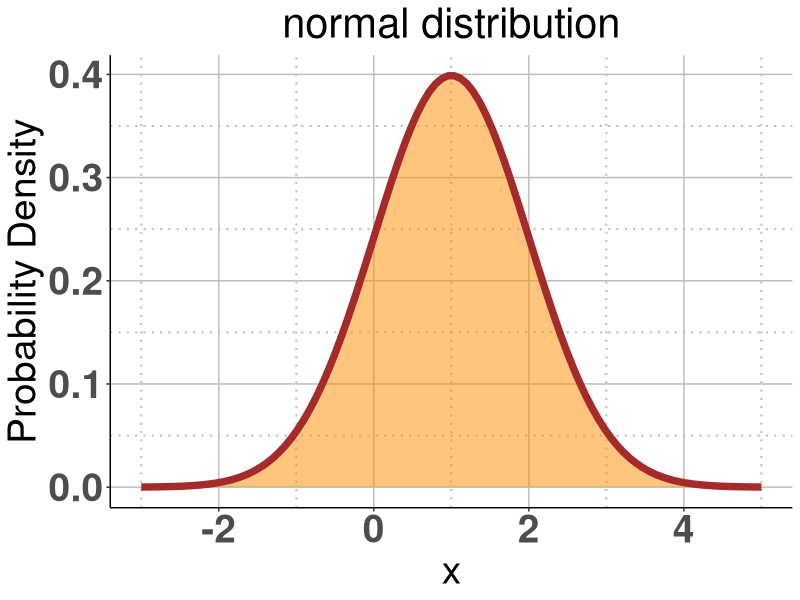
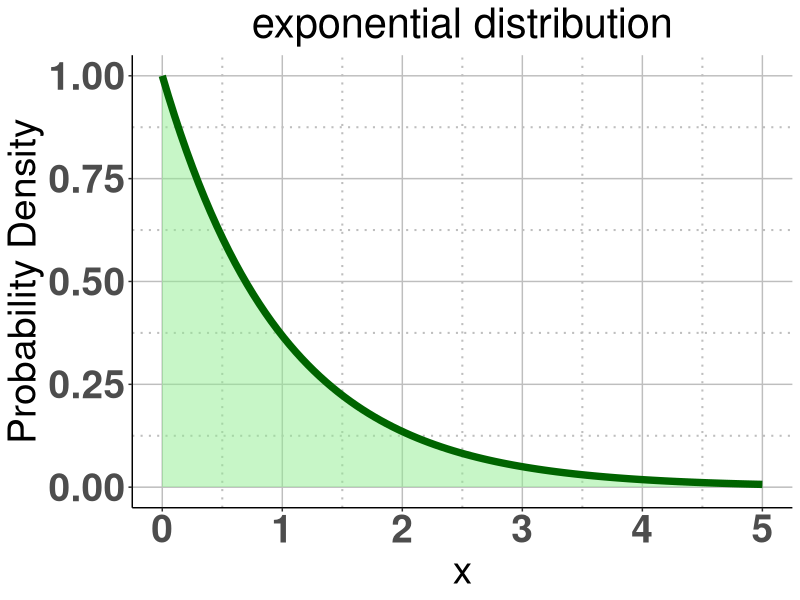
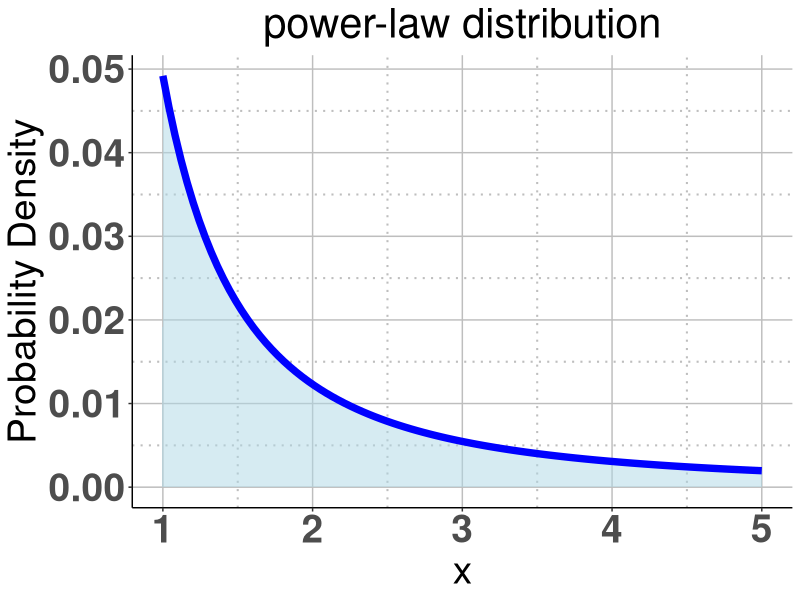

Source code (R) for these figures, in order:
#Code to create plots of 3 distributions [Figure 2a]
#Written by Utsav Biswas. Final edit in May 2025.

###############################################################################
#Normal Distribution [Figure 2a.1]
library(ggplot2)
#Defining the mean and standard deviation
mean_value <- 1
sd_value <- 1
x <- seq(-3, 5, length.out = 100)
y <- dnorm(x, mean = mean_value, sd = sd_value)
data <- data.frame(x = x, y = y)
#Plotting the normal distribution using ggplot2
ggplot(data, aes(x = x, y = y)) +
  geom_area(fill = "darkorange", alpha = 0.5) +  
  geom_line(color = "brown", size = 2.5) +   
  labs(title = "normal distribution",
       x = "x",
       y = "Probability Density") +
  theme_classic() +  
  theme(
    plot.title = element_text(hjust = 0.5, size = 30),  
    axis.text = element_text(face = "bold", size = 28),  
    axis.title = element_text(size = 28),  
    panel.grid.major = element_line(size = 0.5, linetype = 'solid', colour = "grey"),  
    panel.grid.minor = element_line(size = 0.7, linetype = 'dotted', colour = "grey")  
  ) +
  xlim(-3, 5)  

###############################################################################
#Exponential Distribution [Figure 2a.2]
#Defining the rate parameter for the exponential distribution
lambda <- 1  # When lambda = 1, mean = 1/lambda = 1, sd = 1/lambda = 1
x <- seq(0, 5, length.out = 100)
y <- dexp(x, rate = lambda)
data <- data.frame(x = x, y = y)
#Plotting the exponential distribution using ggplot2
ggplot(data, aes(x = x, y = y)) +
  geom_area(fill = "lightgreen", alpha = 0.5) +  
  geom_line(color = "darkgreen", size = 2.5) +   
  labs(title = "exponential distribution",
       x = "x",
       y = "Probability Density") +
  theme_classic() + 
  theme(
    plot.title = element_text(hjust = 0.5, size = 30),  
    axis.text = element_text(face = "bold", size = 28),  
    axis.title = element_text(size = 28),  
    panel.grid.major = element_line(size = 0.5, linetype = 'solid', colour = "grey"),  
    panel.grid.minor = element_line(size = 0.7, linetype = 'dotted', colour = "grey")  
  ) +
  xlim(0, 5)  

###############################################################################
#Powerlaw Distribution [Figure 2.a.3]
beta <- 2 #Power-law exponent
x <- seq(1, 5, length.out = 100)
y <- x^(-beta)
#Normalizing the y values to make it a proper probability density function
y <- y / sum(y)
data <- data.frame(x = x, y = y)

#Plotting the power-law distribution using ggplot2
ggplot(data, aes(x = x, y = y)) +
  geom_area(fill = "lightblue", alpha = 0.5) +  
  geom_line(color = "blue", size = 2.5) +       
  labs(title = "power-law distribution",
       x = "x",
       y = "Probability Density") +
  theme_classic() +  
  theme(
    plot.title = element_text(hjust = 0.5, size = 30),  
    axis.text = element_text(face = "bold", size = 28),  
    axis.title = element_text(size = 28),  
    panel.grid.major = element_line(size = 0.5, linetype = 'solid', colour = "grey"),  
    panel.grid.minor = element_line(size = 0.7, linetype = 'dotted', colour = "grey")  
  )